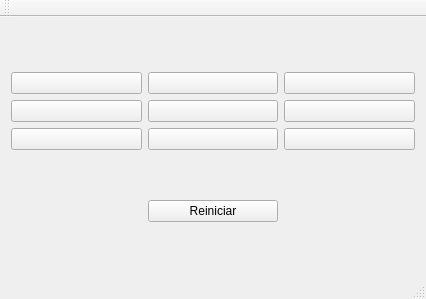
<?xml version="1.0" encoding="UTF-8"?>
<ui version="4.0">
 <class>MainWindow</class>
 <widget class="QMainWindow" name="MainWindow">
  <property name="geometry">
   <rect>
    <x>0</x>
    <y>0</y>
    <width>426</width>
    <height>299</height>
   </rect>
  </property>
  <property name="windowTitle">
   <string>MainWindow</string>
  </property>
  <widget class="QWidget" name="centralWidget">
   <layout class="QGridLayout" name="gridLayout_4">
    <item row="1" column="1">
     <widget class="QPushButton" name="pushButton_10">
      <property name="text">
       <string>Reiniciar</string>
      </property>
     </widget>
    </item>
    <item row="1" column="2">
     <widget class="QLabel" name="textoDireita">
      <property name="text">
       <string/>
      </property>
     </widget>
    </item>
    <item row="1" column="0">
     <widget class="QLabel" name="textoEsquerda">
      <property name="text">
       <string/>
      </property>
     </widget>
    </item>
    <item row="0" column="1">
     <layout class="QGridLayout" name="gridLayout_2">
      <item row="3" column="0">
       <widget class="QPushButton" name="pushButton_5">
        <property name="text">
         <string/>
        </property>
       </widget>
      </item>
      <item row="4" column="0">
       <widget class="QPushButton" name="pushButton_8">
        <property name="text">
         <string/>
        </property>
       </widget>
      </item>
      <item row="1" column="0">
       <widget class="QPushButton" name="pushButton_2">
        <property name="text">
         <string/>
        </property>
       </widget>
      </item>
     </layout>
    </item>
    <item row="0" column="2">
     <layout class="QGridLayout" name="gridLayout">
      <item row="1" column="1">
       <widget class="QPushButton" name="pushButton_3">
        <property name="text">
         <string/>
        </property>
       </widget>
      </item>
      <item row="2" column="1">
       <widget class="QPushButton" name="pushButton_6">
        <property name="text">
         <string/>
        </property>
       </widget>
      </item>
      <item row="3" column="1">
       <widget class="QPushButton" name="pushButton_9">
        <property name="text">
         <string/>
        </property>
       </widget>
      </item>
     </layout>
    </item>
    <item row="0" column="0">
     <layout class="QGridLayout" name="gridLayout_3">
      <item row="1" column="0">
       <widget class="QPushButton" name="pushButton">
        <property name="text">
         <string/>
        </property>
       </widget>
      </item>
      <item row="2" column="0">
       <widget class="QPushButton" name="pushButton_4">
        <property name="text">
         <string/>
        </property>
       </widget>
      </item>
      <item row="3" column="0">
       <widget class="QPushButton" name="pushButton_7">
        <property name="text">
         <string/>
        </property>
       </widget>
      </item>
     </layout>
    </item>
   </layout>
  </widget>
  <widget class="QMenuBar" name="menuBar">
   <property name="geometry">
    <rect>
     <x>0</x>
     <y>0</y>
     <width>426</width>
     <height>21</height>
    </rect>
   </property>
  </widget>
  <widget class="QToolBar" name="mainToolBar">
   <attribute name="toolBarArea">
    <enum>TopToolBarArea</enum>
   </attribute>
   <attribute name="toolBarBreak">
    <bool>false</bool>
   </attribute>
  </widget>
  <widget class="QStatusBar" name="statusBar"/>
 </widget>
 <layoutdefault spacing="6" margin="11"/>
 <resources/>
 <connections/>
</ui>
